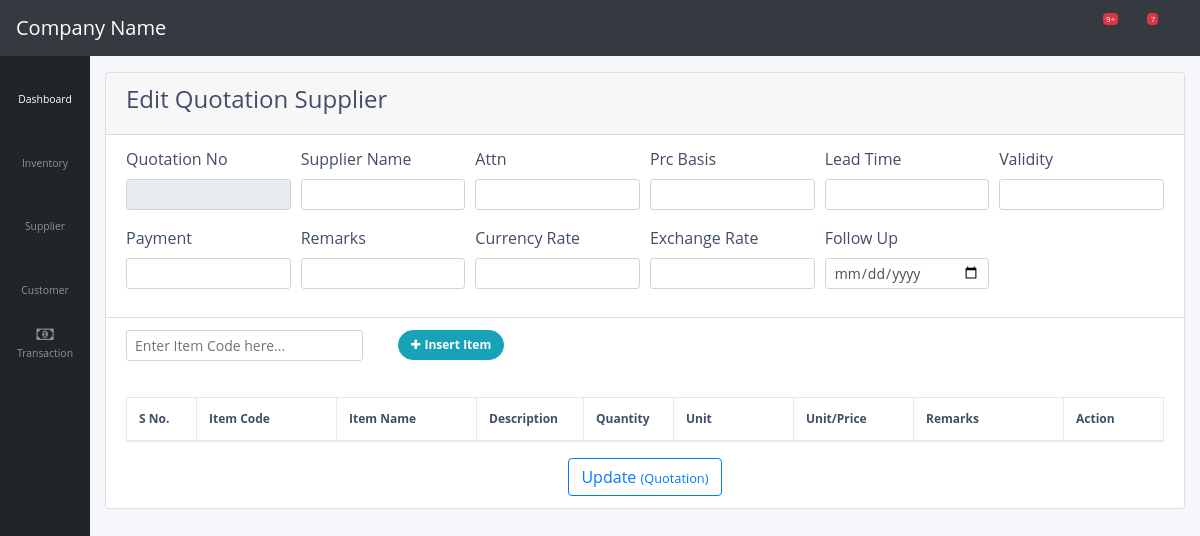
Before: /supplier/quotation/edit/1 with the older database file.
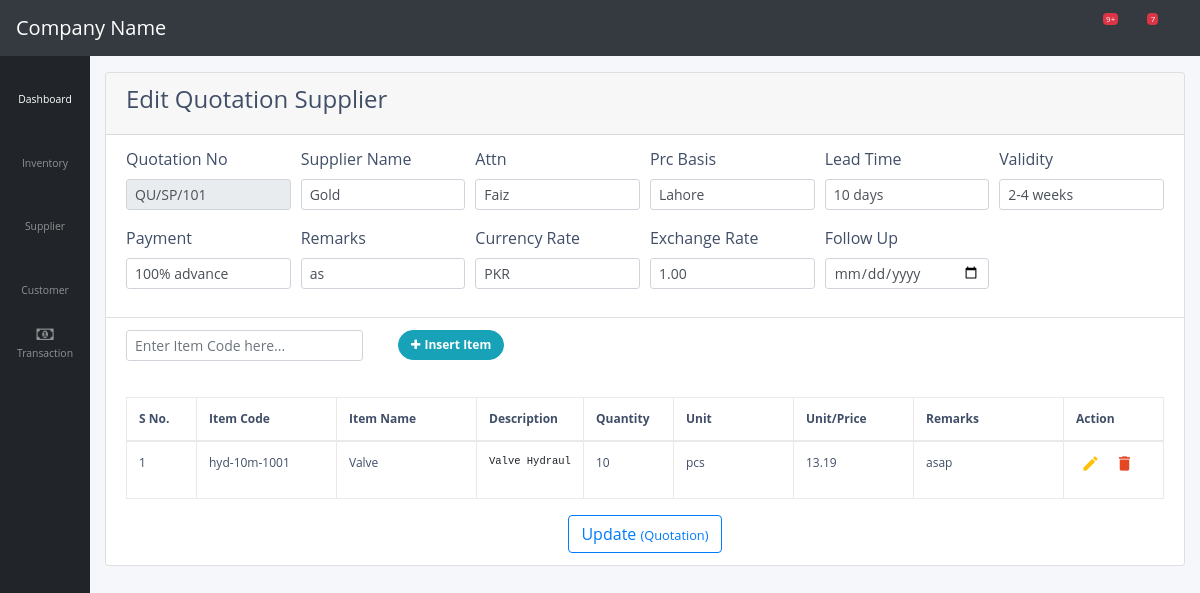
After: the same page with the newer database file.
### supplier/models.py (models this page shows)
class QuotationHeaderSupplier(models.Model):
    quotation_no = models.CharField(max_length = 100)
    date = models.DateField(default = datetime.date.today)
    attn = models.CharField(max_length = 100)
    prc_basis = models.CharField(max_length = 100)
    leadtime = models.CharField(max_length = 100)
    validity = models.CharField(max_length = 100)
    payment = models.CharField(max_length = 100)
    remarks = models.CharField(max_length = 100)
    currency = models.CharField(max_length = 100)
    exchange_rate = models.DecimalField(max_digits = 8, decimal_places = 2)
    follow_up = models.DateField(blank = True)
    show_notification = models.BooleanField(default = True)
    account_id = models.ForeignKey(ChartOfAccount, models.SET_NULL,blank=True,null=True,)

class QuotationDetailSupplier(models.Model):
    item_code = models.CharField(max_length = 100)
    item_name = models.CharField(max_length = 100)
    item_description = models.TextField()
    quantity = models.IntegerField()
    unit = models.CharField(max_length = 100)
    unit_price = models.DecimalField(max_digits = 8, decimal_places = 2)
    remarks = models.CharField(max_length = 100)
    quotation_id = models.ForeignKey(QuotationHeaderSupplier, on_delete = models.CASCADE)

### transaction/models.py (models this page shows)
class ChartOfAccount(models.Model):
    account_title = models.CharField(max_length = 100, unique = True)
    account_type = models.CharField(max_length = 100)
    opening_balance = models.DecimalField(max_digits = 8, decimal_places = 2)
    phone_no = models.CharField(max_length = 100)
    email_address = models.CharField(max_length = 100)
    ntn = models.CharField(max_length = 100)
    Address = models.CharField(max_length = 200)
    remarks = models.CharField(max_length = 100)

### supplier/views.py (the view, shortened to what this page needs)
# urls.py: path('quotation/edit/<pk>', views.edit_quotation_supplier, name = 'edit-quotation-supplier'),
def edit_quotation_supplier(request,pk):
    quotation_header = QuotationHeaderSupplier.objects.filter(id = pk).first()
    quotation_detail = QuotationDetailSupplier.objects.filter(quotation_id = pk).all()
    all_accounts = ChartOfAccount.objects.all()
    print(quotation_detail)
    all_item_code = list(Add_products.objects.values('product_code'))
    item_code = request.POST.get('item_code',False)
    print(item_code)
    return render(request,'supplier/edit_quotation_supplier.html',{'quotation_header':quotation_header,'pk':pk,'quotation_detail':quotation_detail, 'all_item_code':all_item_code, 'all_accounts':all_accounts})

### supplier/templates/supplier/edit_quotation_supplier.html (shortened to what the changed rows need)
{% extends "supplier/base.html" %}
{% load crispy_forms_tags %}
{% block body %}
<div class="card" style="width: 100%;">
<ul class="list-group list-group-flush">
<form  action="" method="post" id="edit-supplier-quotation-submit">
  <li class="list-group-item">
      <div class="form-row">
        <div class="form-group col-md-2">
          <label for="">Quotation No</label>
          <input type="text" class="form-control form-control-sm" readonly value="{{quotation_header.quotation_no}}">
        </div>
        <div class="form-group col-md-2">
          <label>Supplier Name</label>
          <input list="accounts" class="form-control form-control-sm" value="{{quotation_header.account_id.account_title}}" id="quotation_supplier">
        </div>
        <div class="form-group col-md-2">
          <label for="">Attn</label>
          <input type="text" class="form-control form-control-sm" value="{{quotation_header.attn}}" id="edit_quotation_attn">
        </div>
        <div class="form-group col-md-2">
          <label for="">Prc Basis</label>
          <input type="text" class="form-control form-control-sm" value="{{quotation_header.prc_basis}}" id="edit_quotation_prcbasis">
        </div>
        <div class="form-group col-md-2">
          <label for="">Lead Time</label>
          <input type="text" class="form-control form-control-sm" value="{{quotation_header.leadtime}}" id="edit_quotation_leadtime">
        </div>
        <div class="form-group col-md-2">
          <label for="">Validity</label>
          <input type="text" class="form-control form-control-sm" value="{{quotation_header.validity}}" id="edit_quotation_validity">
        </div>
      </div>
      <div class="form-row">
        <div class="form-group col-md-2">
          <label for="">Payment</label>
          <input type="text" class="form-control form-control-sm" value="{{quotation_header.payment}}" id="edit_quotation_payment">
        </div>
        <div class="form-group col-md-2">
          <label>Remarks</label>
          <input list="browsers" class="form-control form-control-sm" value="{{quotation_header.remarks}}" id="edit_quotation_remarks">
        </div>
        <div class="form-group col-md-2">
          <label for="">Currency Rate</label>
          <input type="text" class="form-control form-control-sm" value="{{quotation_header.currency}}" id="edit_quotation_currency_rate">
        </div>
        <div class="form-group col-md-2">
          <label for="">Exchange Rate</label>
          <input type="text" class="form-control form-control-sm" value="{{quotation_header.exchange_rate}}" id="edit_quotation_exchange_rate">
        </div>
        <div class="form-group col-md-2">
          <label for="">Follow Up</label>
          <input type="date" class="form-control form-control-sm" value="{{quotation_header.follow_up}}" id="edit_quotation_follow_up">
        </div>
      </div>
      </li>
  <li class="list-group-item">
    <table class="table table-bordered" id="edit-quotation-supplier-table">
        <thead>
            <tr>
                <th width="70px">S No.</th>
                <th width="140px">Item Code</th>
                <th width="140px">Item Name</th>
                <th>Description</th>
                <th width="90px">Quantity</th>
                <th width="120px">Unit</th>
                <th width="120px">Unit/Price</th>
                <th width="150px">Remarks</th>
                <th>Action</th>
            </tr>
        </thead>
        <tbody>
        {% for value in quotation_detail %}
          <tr>
            <td>{{ forloop.counter }}</td>
            <td> {{value.item_code}} </td>
            <td> {{value.item_name}} </td>
            <td><pre>{{value.item_description}}</pre></td>
            <td> {{value.quantity}} </td>
            <td> {{value.unit}} </td>
            <td> {{value.unit_price}} </td>
            <td> {{value.remarks}} </td>
            <td><a class="edit-quotation-edit" title="Edit" data-toggle="tooltip"><i class="material-icons"></i></a><a class="delete-quotation-edit" title="Delete" data-toggle="tooltip"><i class="material-icons"></i></a></td>
          </tr>
        {% endfor %}
        </tbody>
    </table>
  </li>
</form>
</ul>
</div>
{% endblock body %}

Changed rows visible on the page:
added QuotationHeaderSupplier: quotation_no "QU/SP/101", account_id.account_title "Gold", attn "Faiz", prc_basis "Lahore", leadtime "10 days", validity "2-4 weeks", payment "100% advance", remarks "as", currency "PKR", exchange_rate "1.00"
added QuotationDetailSupplier: item_code "hyd-10m-1001", item_name "Valve", item_description "Valve…", quantity "10", unit "pcs", unit_price "13.19", remarks "asap"
